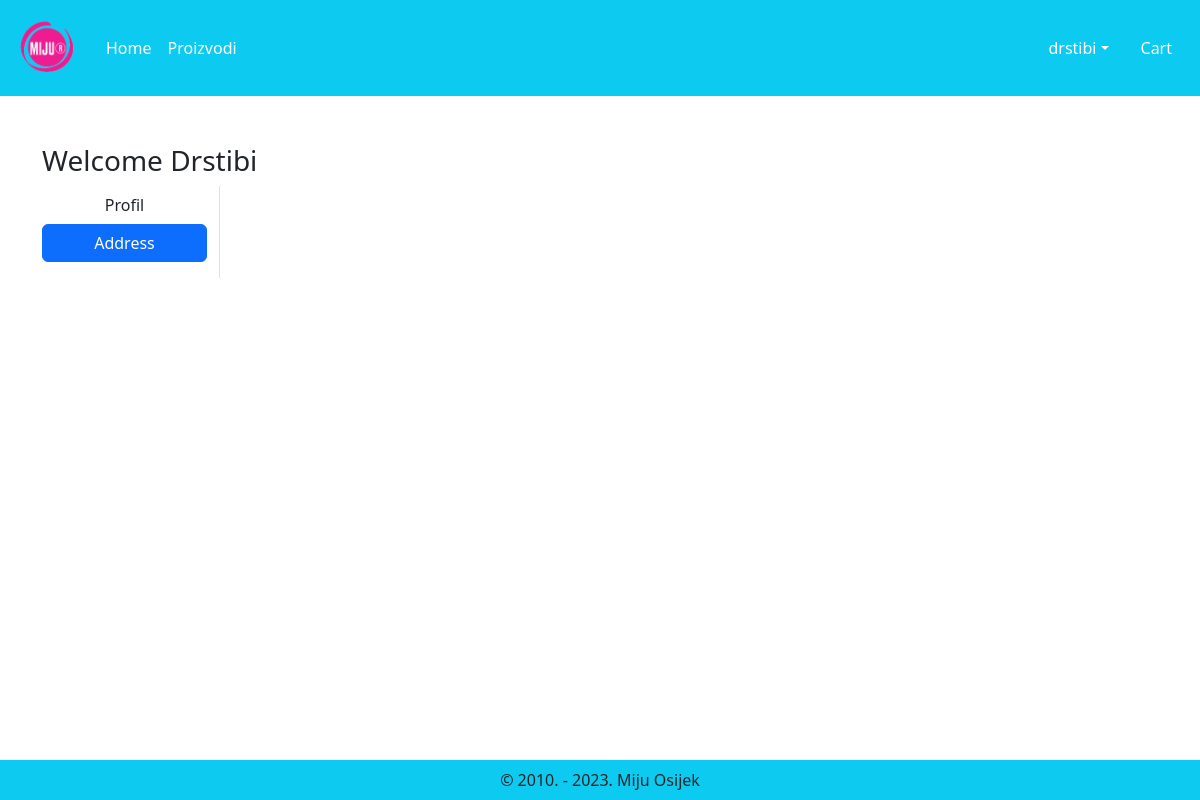
The page /address/ (signed in) on the database as committed earlier.
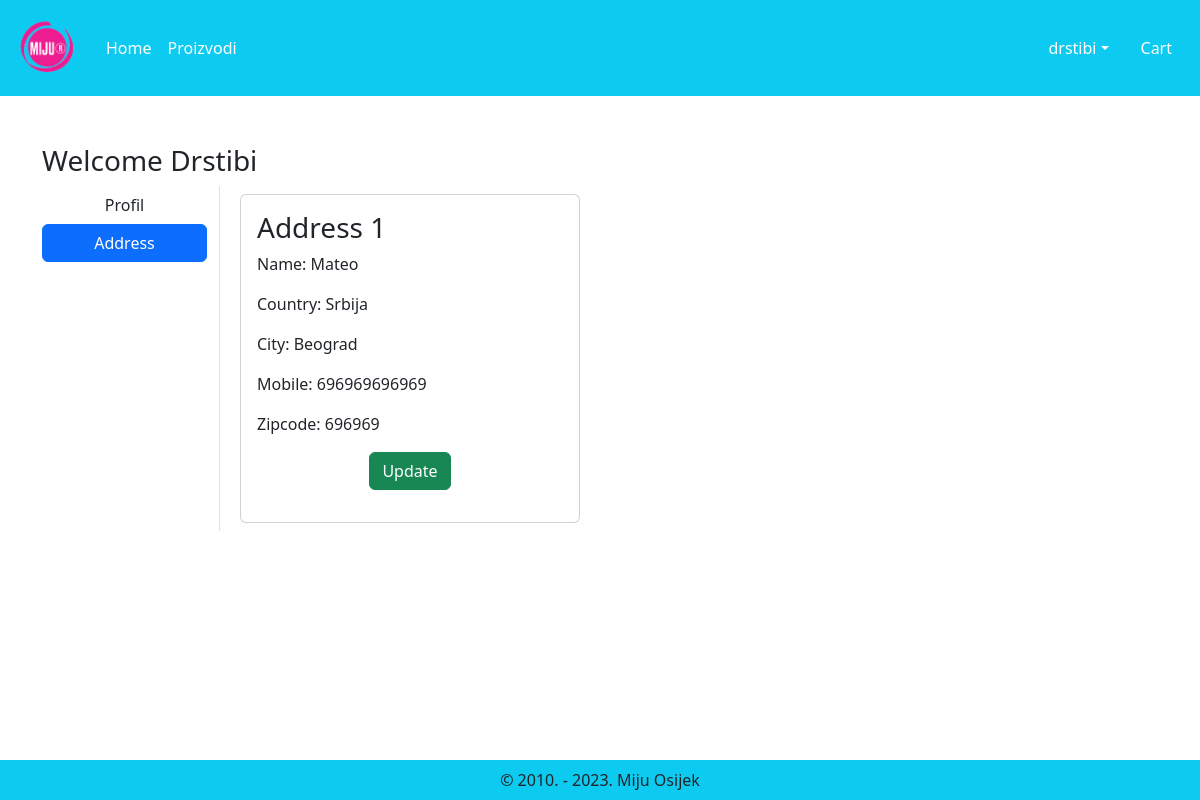
The same page on the database as committed later.
### app/models.py (models this page shows, shortened)
class Customer(models.Model):
    user = models.ForeignKey(User,on_delete=models.CASCADE)
    name = models.CharField(max_length=200)
    country = models.CharField(max_length=200)
    city = models.CharField(max_length=50)
    mobile = models.IntegerField(default=0)
    zipcode = models.IntegerField()

### app/views.py (the view)
# urls.py: path("address/", views.address, name='address'),
def address(request):
    add = Customer.objects.filter(user=request.user)
    totalitem=0
    if request.user.is_authenticated:
        totalitem=len(Cart.objects.filter(user=request.user))
    return render(request, 'app/address.html', locals())

### app/templates/app/address.html (shortened to what this page needs)
{% extends 'app/base.html' %}
{% load static %}
{% block main-content %}
<div class="container my-5">
    <div class="row">
        <h3>Welcome <span class="text-capitalize">{{request.user}}</span></h3>
        <div class="col-sm-2 border-end">
            <ul class="list-unstyled">
                <li class="d-grid"><a href="{% url 'profile' %}" class="btn">Profil</a></li>
                <li class="d-grid"><a href="{% url 'address' %}" class="btn btn-primary">Address</a></li>
            </ul>
        </div>
        <div class="col-sm-8 offest-sm-1">
            <div class ="row">
                {% for ad in add %}
                <div class="col-sm-6">
                    <div class="card m-2">
                        <div class="card-body">
                            <h3>Address {{forloop.counter}}</h3>
                            <p>Name: {{ad.name}}</p>
                            <p>Country: {{ad.country}}</p>
                            <p>City: {{ad.city}}</p>
                            <p>Mobile: {{ad.mobile}}</p>
                            <p>Zipcode: {{ad.zipcode}}</p>
                            <p class ="text-center"><a href="{% url 'updateAddress' pk=ad.id %}" type="button"
                            class="btn btn-success">Update</a></p>
                        </div>
                    </div>
                </div>
                {% endfor %}
            </div>
        </div>
    </div>
</div>
{% endblock main-content %}

Rows that differ between the two databases and show on the page:
added Customer: name "Mateo", country "Srbija", city "Beograd", mobile "696969696969", zipcode "696969"
